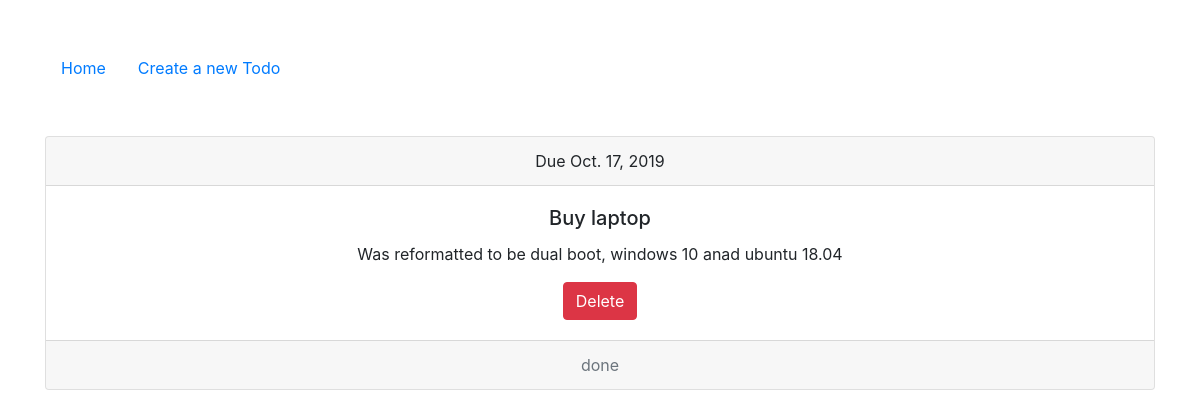
/todo/1/, run on an earlier commit of the app's database.
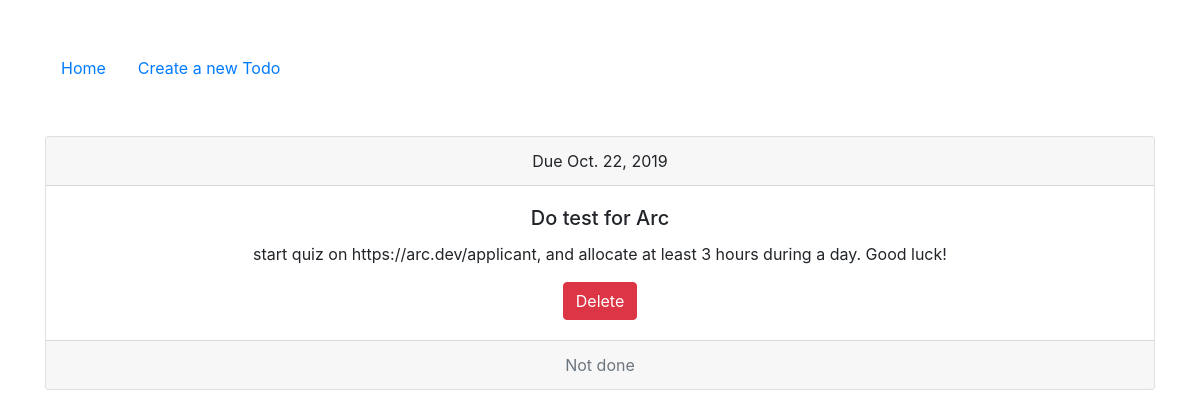
And on a later commit of the database.
### main/models.py (models this page shows, shortened)
class Todo(models.Model):
    title = models.CharField(max_length=255)
    due_date = models.DateField()
    done = models.BooleanField(default=False)
    description = models.TextField()

### main/views.py (the view)
# urls.py: path('todo/<int:pk>/', TodoDetailsView.as_view(), name='todo_detail'),
class TodoDetailsView(DetailView):
    model = Todo

### main/templates/main/todo_detail.html (shortened to what this page needs)
{% extends "base.html" %}
{% block main_content %}
  <div class="card text-center">
    <div class="card-header">
      Due {{ todo.due_date }}
    </div>
    <div class="card-body">
      <h5 class="card-title">{{ todo.title }}</h5>
      <p class="card-text">{{ todo.description }}</p>
      <a class="btn btn-danger" href="{% url 'todo_delete' pk=todo.pk %}">Delete</a>
    </div>
    <div class="card-footer text-muted">
      {% if not todo.done %}Not {% endif %}done
    </div>
  </div>
{% endblock %}

What changed in the data, as far as the page shows it:
changed Todo: due_date "Oct. 17, 2019" → "Oct. 22, 2019"; title "Buy laptop" → "Do test for Arc"; description "Was reformatted to be dual boot, windows 10 anad ubuntu 18.04" → "start quiz on https://arc.dev/applicant, and allocate at least 3 hours during a day. Good luck!"
Also different on the page:
text now shown: "Not"
